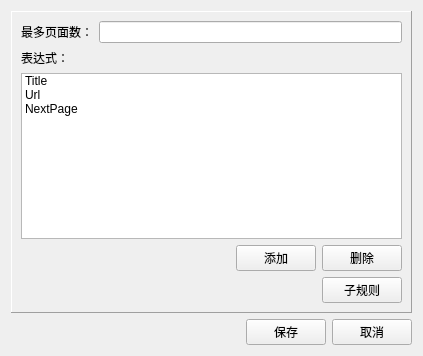
<?xml version="1.0" encoding="UTF-8"?>
<ui version="4.0">
 <class>RuleConfig</class>
 <widget class="QWidget" name="RuleConfig">
  <property name="geometry">
   <rect>
    <x>0</x>
    <y>0</y>
    <width>423</width>
    <height>356</height>
   </rect>
  </property>
  <property name="windowTitle">
   <string>Form</string>
  </property>
  <layout class="QVBoxLayout" name="verticalLayout_2">
   <item>
    <widget class="QFrame" name="frame">
     <property name="frameShape">
      <enum>QFrame::Panel</enum>
     </property>
     <property name="frameShadow">
      <enum>QFrame::Raised</enum>
     </property>
     <layout class="QGridLayout" name="gridLayout">
      <item row="0" column="0">
       <layout class="QHBoxLayout" name="horizontalLayout">
        <item>
         <widget class="QLabel" name="label">
          <property name="text">
           <string>最多页面数：</string>
          </property>
         </widget>
        </item>
        <item>
         <widget class="QLineEdit" name="lineEdit"/>
        </item>
       </layout>
      </item>
      <item row="1" column="0">
       <widget class="QLabel" name="label_2">
        <property name="text">
         <string>表达式：</string>
        </property>
       </widget>
      </item>
      <item row="2" column="0">
       <layout class="QVBoxLayout" name="verticalLayout">
        <item>
         <widget class="QListWidget" name="listWidget">
          <property name="resizeMode">
           <enum>QListView::Adjust</enum>
          </property>
          <item>
           <property name="text">
            <string>Title</string>
           </property>
           <property name="flags">
            <set>ItemIsSelectable|ItemIsDragEnabled|ItemIsUserCheckable|ItemIsEnabled|ItemIsTristate</set>
           </property>
          </item>
          <item>
           <property name="text">
            <string>Url</string>
           </property>
          </item>
          <item>
           <property name="text">
            <string>NextPage</string>
           </property>
          </item>
         </widget>
        </item>
        <item>
         <layout class="QHBoxLayout" name="horizontalLayout_3">
          <item>
           <spacer name="horizontalSpacer_2">
            <property name="orientation">
             <enum>Qt::Horizontal</enum>
            </property>
            <property name="sizeHint" stdset="0">
             <size>
              <width>40</width>
              <height>20</height>
             </size>
            </property>
           </spacer>
          </item>
          <item>
           <widget class="QPushButton" name="pushButton_3">
            <property name="text">
             <string>添加</string>
            </property>
           </widget>
          </item>
          <item>
           <widget class="QPushButton" name="pushButton_2">
            <property name="text">
             <string>删除</string>
            </property>
           </widget>
          </item>
         </layout>
        </item>
       </layout>
      </item>
      <item row="3" column="0">
       <layout class="QHBoxLayout" name="horizontalLayout_2">
        <item>
         <spacer name="horizontalSpacer">
          <property name="orientation">
           <enum>Qt::Horizontal</enum>
          </property>
          <property name="sizeHint" stdset="0">
           <size>
            <width>40</width>
            <height>20</height>
           </size>
          </property>
         </spacer>
        </item>
        <item>
         <widget class="QPushButton" name="pushButton">
          <property name="text">
           <string>子规则</string>
          </property>
         </widget>
        </item>
       </layout>
      </item>
     </layout>
     <zorder></zorder>
     <zorder></zorder>
     <zorder></zorder>
     <zorder>label_2</zorder>
     <zorder></zorder>
     <zorder></zorder>
     <zorder></zorder>
     <zorder>label_2</zorder>
    </widget>
   </item>
   <item>
    <layout class="QHBoxLayout" name="horizontalLayout_4">
     <item>
      <spacer name="horizontalSpacer_3">
       <property name="orientation">
        <enum>Qt::Horizontal</enum>
       </property>
       <property name="sizeHint" stdset="0">
        <size>
         <width>40</width>
         <height>20</height>
        </size>
       </property>
      </spacer>
     </item>
     <item>
      <widget class="QPushButton" name="pushButton_4">
       <property name="text">
        <string>保存</string>
       </property>
      </widget>
     </item>
     <item>
      <widget class="QPushButton" name="pushButton_5">
       <property name="text">
        <string>取消</string>
       </property>
      </widget>
     </item>
    </layout>
   </item>
  </layout>
 </widget>
 <resources/>
 <connections/>
</ui>
